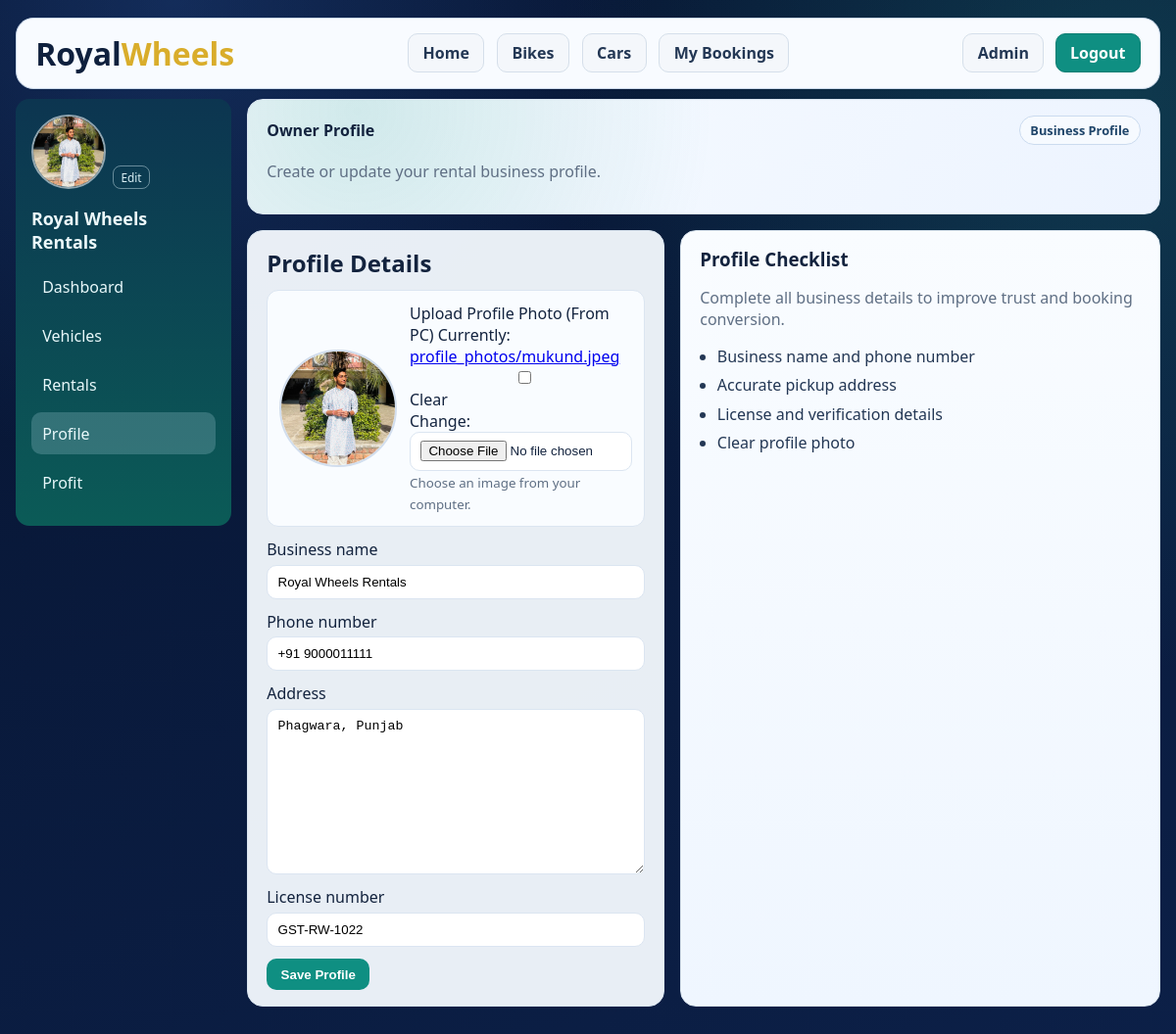
The app's page /management/profile/ (signed in) with its own data.
### app/models.py (models this page shows, shortened)
class TimestampedModel(models.Model):
    created_at = models.DateTimeField(auto_now_add=True)
    updated_at = models.DateTimeField(auto_now=True)
    class Meta:
        abstract = True

class OwnerProfile(TimestampedModel):
    user = models.OneToOneField(
        settings.AUTH_USER_MODEL,
        on_delete=models.CASCADE,
        related_name="owner_profile",
    )
    business_name = models.CharField(max_length=150)
    phone_number = models.CharField(max_length=20, blank=True)
    address = models.TextField(blank=True)
    license_number = models.CharField(max_length=50, blank=True)
    profile_photo_url = models.URLField(blank=True)
    profile_photo = models.FileField(upload_to="profile_photos/", blank=True, null=True)
    is_verified = models.BooleanField(default=False)
    class Meta:
        ordering = ["business_name"]

### app/views.py (the view)
# urls.py: path("management/profile/", views.owner_profile_manage, name="owner_profile_manage"),
@login_required
def owner_profile_manage(request):
    owner = OwnerProfile.objects.filter(user=request.user).first()
    form = OwnerProfileForm(request.POST or None, request.FILES or None, instance=owner)
    if request.method == "POST" and form.is_valid():
        profile = form.save(commit=False)
        profile.user = request.user
        profile.save()
        messages.success(request, "Profile saved successfully.")
        return redirect("owner_profile_manage")
    return render(
        request,
        "management/profile_manage.html",
        {"form": form, "owner": owner},
    )

### app/forms.py
class OwnerProfileForm(forms.ModelForm):
    class Meta:
        model = OwnerProfile
        fields = [
            "business_name",
            "phone_number",
            "address",
            "license_number",
            "profile_photo",
            "profile_photo_url",
        ]

### app/templates/management/profile_manage.html (shortened to what this page needs)
{% extends "management/base.html" %}
{% block content %}
<section class="panel page-hero">
    <div class="panel-head">
        <h1>Owner Profile</h1>
        <span class="chip">Business Profile</span>
    </div>
    <p class="muted">Create or update your rental business profile.</p>
</section>
<section class="split split-wide">
    <article class="panel form-panel">
        <div class="panel-head">
            <h2>Profile Details</h2>
        </div>
        <form method="post" enctype="multipart/form-data">
            <div class="photo-editor">
                <img
                    id="profilePhotoPreview"
                    src="{% if owner and owner.profile_photo %}{{ owner.profile_photo.url }}{% elif owner and owner.profile_photo_url %}{{ owner.profile_photo_url }}{% else %}https://via.placeholder.com/120x120.png?text=Photo{% endif %}"
                    alt="Profile Preview"
                >
                <div>
                    <label for="{{ form.profile_photo.id_for_label }}">Upload Profile Photo (From PC)</label>
                    {{ form.profile_photo }}
                    <small class="muted">Choose an image from your computer.</small>
                </div>
            </div>
            {% for field in form %}
                {% if field.name != "profile_photo_url" and field.name != "profile_photo" %}
                <div class="field">
                    <label for="{{ field.id_for_label }}">{{ field.label }}</label>
                    {{ field }}
                </div>
                {% endif %}
            {% endfor %}
            <button type="submit">Save Profile</button>
        </form>
    </article>
    <article class="panel info-panel">
        <h3>Profile Checklist</h3>
        <p class="muted">Complete all business details to improve trust and booking conversion.</p>
        <ul class="check-list">
            <li>Business name and phone number</li>
            <li>Accurate pickup address</li>
            <li>License and verification details</li>
            <li>Clear profile photo</li>
        </ul>
    </article>
</section>
{% endblock %}

### app/templates/management/base.html (shortened to what this page needs)
{% load static %}
<!DOCTYPE html>
<html lang="en">
<head>
    <link rel="stylesheet" href="{% static 'css/management.css' %}">
</head>
<body>
<header class="header-wrap">
    <div class="topbar">
        <div class="brand"><span class="brand-royal">Royal</span><span class="brand-wheels">Wheels</span></div>
        <nav class="nav">
            <a href="{% url 'home' %}">Home</a>
            <a href="{% url 'bikes_page' %}">Bikes</a>
            <a href="{% url 'cars_page' %}">Cars</a>
            <a href="{% url 'my_bookings_page' %}">My Bookings</a>
        </nav>
        <div class="nav-actions">
            <a class="btn-secondary" href="{% url 'owner_dashboard' %}">Admin</a>
            <a id="adminLogoutLink" class="btn-primary" href="{% url 'shopkeeper_logout' %}">Logout</a>
        </div>
    </div>
</header>
<main class="container">
    <section class="admin-shell">
        <aside class="sidebar">
            <a class="photo-wrap" href="{% url 'owner_profile_manage' %}" title="Change profile photo">
                {% if owner and owner.profile_photo %}
                    <img id="sidebarProfilePhoto" class="admin-photo" src="{{ owner.profile_photo.url }}" alt="Admin Photo">
                {% elif owner and owner.profile_photo_url %}
                    <img id="sidebarProfilePhoto" class="admin-photo" src="{{ owner.profile_photo_url }}" alt="Admin Photo">
                {% else %}
                    <div id="sidebarProfilePhoto" class="admin-photo admin-fallback">RW</div>
                {% endif %}
                <span class="photo-edit">Edit</span>
            </a>
            <h3>{{ owner.business_name|default:"Royal Wheels Rentals" }}</h3>
            <a class="side-link {% if request.path == '/dashboard/' or request.path == '/admin-dashboard/' %}active{% endif %}" href="{% url 'owner_dashboard' %}">Dashboard</a>
            <a class="side-link {% if request.path == '/management/vehicles/' %}active{% endif %}" href="{% url 'vehicle_manage' %}">Vehicles</a>
            <a class="side-link {% if request.path == '/management/bookings/' %}active{% endif %}" href="{% url 'booking_manage' %}">Rentals</a>
            <a class="side-link {% if request.path == '/management/profile/' %}active{% endif %}" href="{% url 'owner_profile_manage' %}">Profile</a>
            <a class="side-link {% if request.path == '/management/expenses/' %}active{% endif %}" href="{% url 'expense_manage' %}">Profit</a>
        </aside>
        <section class="admin-content">
            {% block content %}{% endblock %}
        </section>
    </section>
</main>
</body>
</html>

### app/static/css/management.css (style rules this page uses)
:root { --bg: #09193c; --bg-soft: #0f244e; --panel: #f4f7fd; --ink: #13233e; --muted: #5f6f84; --line: #dbe5f1; --brand: #0f8f82; --accent: #d9ad2b; --danger: #d94848; }
* { box-sizing: border-box; }
body { margin: 0; font-family: "Manrope", "Segoe UI", Tahoma, sans-serif; color: var(--ink); background: radial-gradient(circle at 15% 0%, rgba(45, 93, 173, 0.32), transparent 32%), radial-gradient(circle at 95% 10%, rgba(31, 143, 130, 0.28), transparent 38%), linear-gradient(160deg, #071532 0%, #0c2048 100%); min-height: 100vh; }
.header-wrap { padding: 1.1rem 1rem 0; }
.topbar { max-width: 1220px; margin: 0 auto; border-radius: 18px; background: #f8fbff; padding: 0.9rem 1.2rem; border: 1px solid #cad8ea; display: flex; justify-content: space-between; align-items: center; gap: 1rem; }
.brand { font-size: 2rem; font-weight: 800; }
.brand-royal { color: #0f203d; }
.brand-wheels { color: var(--accent); }
.nav { display: flex; gap: 0.8rem; flex-wrap: wrap; }
.nav a, .btn-secondary, .btn-primary { text-decoration: none; font-weight: 700; border-radius: 10px; padding: 0.5rem 0.9rem; border: 1px solid #d5dfea; }
.nav a, .btn-secondary { color: #233754; background: #f4f7fb; }
.btn-primary { background: var(--brand); color: #fff; border-color: #0a7d72; }
.nav-actions { display: flex; gap: 0.7rem; }
.container { max-width: 1220px; margin: 0.6rem auto 2rem; padding: 0 1rem 2rem; }
.admin-shell { display: grid; grid-template-columns: 220px 1fr; gap: 1rem; align-items: start; }
.sidebar { background: linear-gradient(180deg, #0c3550, #0b5b57); color: #ecf8fa; border-radius: 14px; padding: 1rem; position: sticky; top: 88px; }
.admin-photo { width: 76px; height: 76px; border-radius: 50%; object-fit: cover; border: 2px solid rgba(255, 255, 255, 0.55); }
.photo-wrap { text-decoration: none; display: inline-flex; align-items: flex-end; gap: 0.45rem; }
.photo-edit { font-size: 0.74rem; color: #d8eef3; border: 1px solid rgba(216, 238, 243, 0.45); border-radius: 8px; padding: 0.2rem 0.45rem; }
.sidebar h3 { margin: 0.8rem 0; font-size: 1.12rem; }
.side-link { display: block; color: #e8f8fa; text-decoration: none; padding: 0.65rem 0.7rem; border-radius: 10px; margin-bottom: 0.45rem; }
.side-link.active, .side-link:hover { background: rgba(210, 239, 255, 0.2); }
.admin-content { min-width: 0; }
.panel { background: rgba(242, 247, 252, 0.96); border: 1px solid #d9e4ef; border-radius: 16px; padding: 1rem 1.2rem; margin-bottom: 1rem; }
.page-hero { background: radial-gradient(circle at 12% 10%, rgba(15, 143, 130, 0.16), transparent 44%), linear-gradient(120deg, #f7fbff, #edf4ff); }
.muted { color: var(--muted); }
.panel-head { display: flex; justify-content: space-between; align-items: center; gap: 0.8rem; margin-bottom: 0.65rem; }
.panel-head h2 { margin: 0; }
.panel-head h1 { margin: 0; }
.chip { display: inline-block; border-radius: 999px; padding: 0.32rem 0.65rem; border: 1px solid #cbdbef; background: #f6faff; color: #1f456a; font-size: 0.8rem; font-weight: 700; }
.split-wide { grid-template-columns: 1fr 1.25fr; }
.info-panel { background: linear-gradient(180deg, #f9fcff, #eff6ff); }
.info-panel h3 { margin: 0 0 0.4rem; }
.check-list { margin: 0.7rem 0 0; padding-left: 1.1rem; color: #233754; }
.check-list li { margin-bottom: 0.45rem; }
.split { display: grid; grid-template-columns: 1fr 1.15fr; gap: 1rem; }
.form-panel form { display: grid; gap: 0.75rem; }
.photo-editor { display: grid; grid-template-columns: 120px 1fr; gap: 0.8rem; align-items: center; padding: 0.75rem; border: 1px solid var(--line); border-radius: 12px; background: #f9fcff; }
.photo-editor img { width: 120px; height: 120px; object-fit: cover; border-radius: 50%; border: 2px solid #d2deee; }
.field { display: grid; gap: 0.3rem; }
input, select, textarea { width: 100%; border: 1px solid var(--line); border-radius: 10px; padding: 0.55rem 0.65rem; background: #fff; }
textarea { min-height: 90px; }
button { width: fit-content; border: 0; border-radius: 10px; background: var(--brand); color: #fff; padding: 0.55rem 0.9rem; font-weight: 700; cursor: pointer; }

### records on screen
OwnerProfile: profile_photo (picture), business_name "Royal Wheels Rentals", form "Royal Wheels Rentals" "+91 9000011111" "Phagwara, Punjab" "GST-RW-1022"

### other values on screen
{{ field.label }} "Business name" "Phone number" "Address" "License number"
